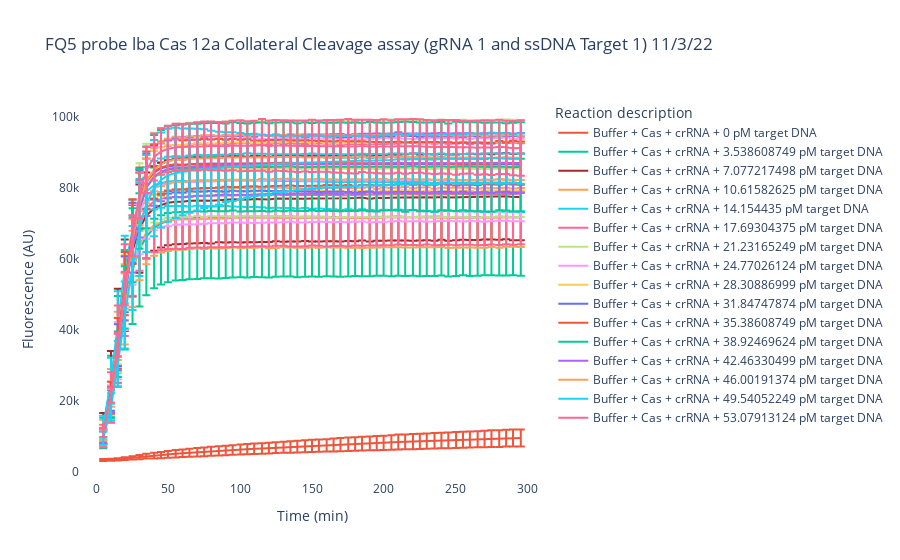

Write notebook code for a chart like this one.
### Code cell
#Plot all data 
#### Comment out or add if more/less samples 
fig = go.Figure(go.Scatter(
    ))
fig.add_trace(go.Scatter(x=Time, y=Trip1_mean, error_y = dict(type='data', array=Trip1_std), name = 'Buffer + Cas + crRNA + {} pM target DNA'.format(concs[0])))
fig.add_trace(go.Scatter(x=Time, y=Trip2_mean, error_y = dict(type='data', array=Trip2_std), name = 'Buffer + Cas + crRNA + {} pM target DNA'.format(concs[1])))
fig.add_trace(go.Scatter(x=Time, y=Trip3_mean, error_y = dict(type='data', array=Trip3_std), name = 'Buffer + Cas + crRNA + {} pM target DNA'.format(concs[2]), marker = dict(color = 'brown')))
fig.add_trace(go.Scatter(x=Time, y=Trip4_mean, error_y = dict(type='data', array=Trip4_std), name = 'Buffer + Cas + crRNA + {} pM target DNA'.format(concs[3])))
fig.add_trace(go.Scatter(x=Time, y=Trip5_mean, error_y = dict(type='data', array=Trip5_std), name = 'Buffer + Cas + crRNA + {} pM target DNA'.format(concs[4])))
fig.add_trace(go.Scatter(x=Time, y=Trip6_mean, error_y = dict(type='data', array=Trip6_std), name = 'Buffer + Cas + crRNA + {} pM target DNA'.format(concs[5])))
fig.add_trace(go.Scatter(x=Time, y=Trip7_mean, error_y = dict(type='data', array=Trip7_std), name = 'Buffer + Cas + crRNA + {} pM target DNA'.format(concs[6])))
fig.add_trace(go.Scatter(x=Time, y=Trip8_mean, error_y = dict(type='data', array=Trip8_std), name = 'Buffer + Cas + crRNA + {} pM target DNA'.format(concs[7])))
fig.add_trace(go.Scatter(x=Time, y=Trip9_mean, error_y = dict(type='data', array=Trip9_std), name = 'Buffer + Cas + crRNA + {} pM target DNA'.format(concs[8])))

fig.add_trace(go.Scatter(x=Time, y=Trip10_mean, error_y = dict(type='data', array=Trip10_std), name = 'Buffer + Cas + crRNA + {} pM target DNA'.format(concs[9])))
fig.add_trace(go.Scatter(x=Time, y=Trip11_mean, error_y = dict(type='data', array=Trip11_std), name = 'Buffer + Cas + crRNA + {} pM target DNA'.format(concs[10])))
fig.add_trace(go.Scatter(x=Time, y=Trip12_mean, error_y = dict(type='data', array=Trip12_std), name = 'Buffer + Cas + crRNA + {} pM target DNA'.format(concs[11])))
fig.add_trace(go.Scatter(x=Time, y=Trip13_mean, error_y = dict(type='data', array=Trip13_std), name = 'Buffer + Cas + crRNA + {} pM target DNA'.format(concs[12])))
fig.add_trace(go.Scatter(x=Time, y=Trip14_mean, error_y = dict(type='data', array=Trip14_std), name = 'Buffer + Cas + crRNA + {} pM target DNA'.format(concs[13])))
fig.add_trace(go.Scatter(x=Time, y=Trip15_mean, error_y = dict(type='data', array=Trip15_std), name = 'Buffer + Cas + crRNA + {} pM target DNA'.format(concs[14])))
fig.add_trace(go.Scatter(x=Time, y=Trip16_mean, error_y = dict(type='data', array=Trip16_std), name = 'Buffer + Cas + crRNA + {} pM target DNA'.format(concs[15])))

#Change title 
fig.update_layout(title="FQ5 probe lba Cas 12a Collateral Cleavage assay (gRNA 1 and ssDNA Target 1) 11/3/22", xaxis_title="Time (min)", yaxis_title="Fluorescence (AU)", legend_title="Reaction description", plot_bgcolor = 'white')


fig.show()
